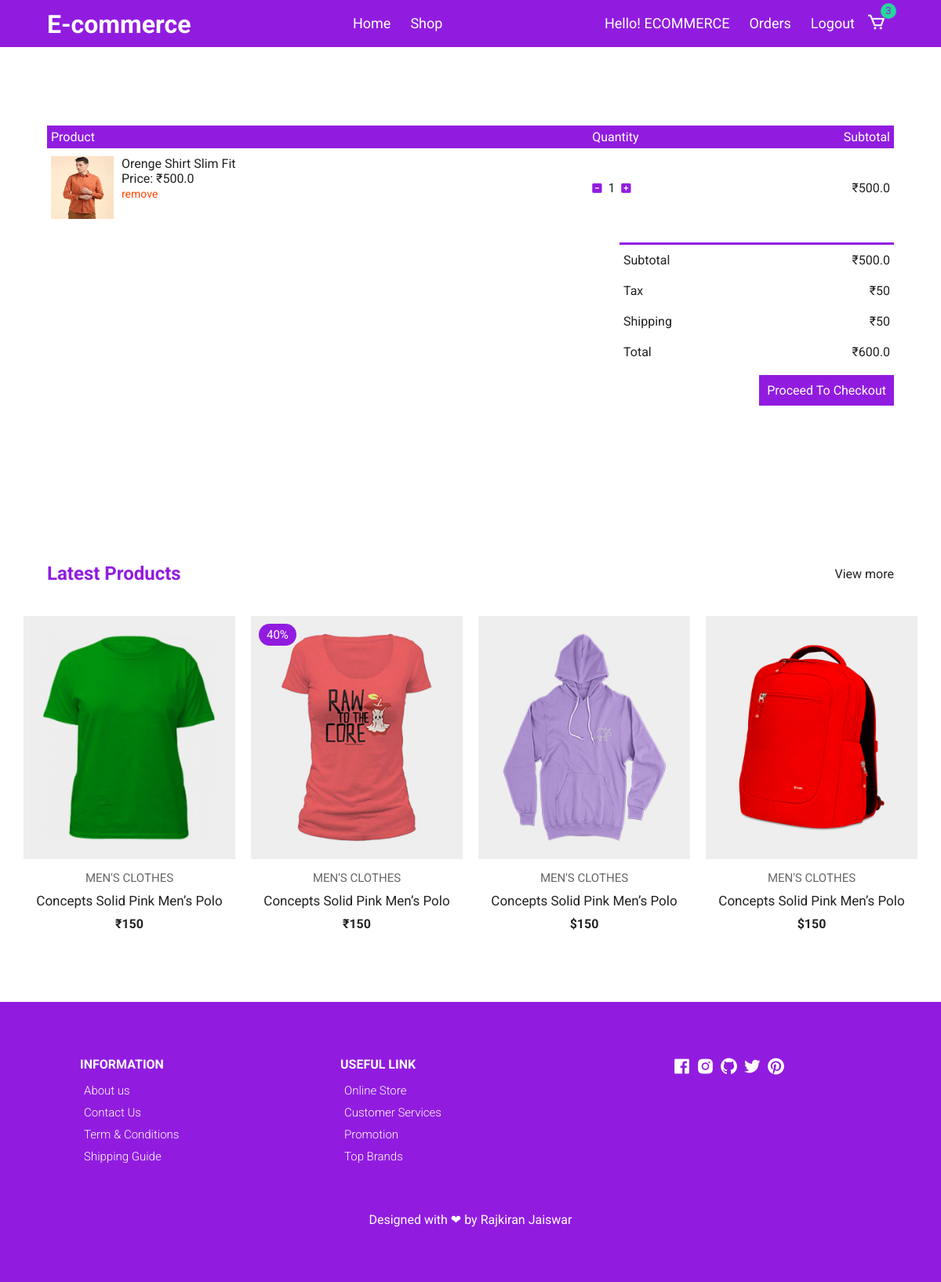
The app's page /cart (signed in) with its own data.
### myapp/models.py (models this page shows, shortened)
class CartModel(models.Model):
    user = models.ForeignKey(User, on_delete=models.CASCADE)
    product = models.ForeignKey(ProductModel, on_delete=models.CASCADE)
    quantity = models.PositiveIntegerField(default=1)

class ProductModel(models.Model):
    title = models.CharField(max_length=100)
    price = models.FloatField()
    size = models.CharField(max_length=50)
    description = models.TextField()
    brand = models.CharField(max_length=100)
    category = models.CharField(choices=CATEGORY_CHOICES ,max_length=5)
    product_image = models.ImageField(upload_to='productimg')

### myapp/views.py (the view)
# urls.py: path('cart',views.cart,name='cart'),
def cart(request):
    if request.user.is_authenticated:
        user = request.user
        cart = CartModel.objects.filter(user=user)
        amt = 0.0
        shipping_amt = 50
        tax = 50
        total_amt = 0.0
        cart_product = [p for p in CartModel.objects.all() if p.user == user]
        if cart_product:
            for p in cart_product:
                temp_amt = (p.quantity * p.product.price)
                amt += temp_amt
                total_amt = amt + shipping_amt + tax
            return render(request,'cart.html',{'cart':cart,'total_amt':total_amt,'amt':amt})
        else:
            return render(request,'emptycart.html')

### templates/cart.html (shortened to what this page needs)
{% include 'header.html' %}
{% block content %}
    <div class="container cart">
      <table>
        <tr>
          <th>Product</th>
          <th>Quantity</th>
          <th>Subtotal</th>
        </tr>
        {% for i in cart %}
        <tr>
          <td>
            <div class="cart-info">
              <img src="{{i.product.product_image.url}}" alt="" />
              <div>
                <p>{{i.product.title}}</p>
                <span>Price: ₹{{i.product.price}}</span> <br />
                <a href="cart_delete/{{i.id}}">remove</a>
              </div>
            </div>
          </td>
          <td><a class="minus" href="" style='color:#911cdf;'><i class="fa-solid fa-square-minus"></a></i>&nbsp;&nbsp;{{i.quantity}}&nbsp;&nbsp;<a class="plus" href="" style='color:#911cdf;' pid="{{i.product.id}}"><i class="fa-solid fa-square-plus"></i></a></td>
          <td>₹{{i.product.price}}</td>
        </tr>
        {% endfor %}
      </table>
      <div class="total-price">
        <table>
          <tr>
            <td>Subtotal</td>
            <td>₹{{amt}}</td>
          </tr>
          <tr>
            <td>Tax</td>
            <td>₹50</td>
          </tr>
          <tr>
            <td>Shipping</td>
            <td>₹50</td>
          </tr>
          <tr>
            <td>Total</td>
            <td>₹{{total_amt}}</td>
          </tr>
        </table>
        <a href="checkout" class="checkout btn">Proceed To Checkout</a>
      </div>
    </div>
    <section class="section featured">
      <div class="top container">
        <h1>Latest Products</h1>
        <a href="#" class="view-more">View more</a>
      </div>
      <div class="product-center container">
        <div class="product-item">
          <div class="overlay">
            <a href="" class="product-thumb">
              <img src="static/images/product-6.jpg" alt="" />
            </a>
          </div>
          <div class="product-info">
            <span>MEN'S CLOTHES</span>
            <a href="">Concepts Solid Pink Men’s Polo</a>
            <h4>₹150</h4>
          </div>
          <ul class="icons">
          </ul>
        </div>
        <div class="product-item">
          <div class="overlay">
            <a href="" class="product-thumb">
              <img src="static/images/product-1.jpg" alt="" />
            </a>
            <span class="discount">40%</span>
          </div>
          <div class="product-info">
            <span>MEN'S CLOTHES</span>
            <a href="">Concepts Solid Pink Men’s Polo</a>
            <h4>₹150</h4>
          </div>
          <ul class="icons">
          </ul>
        </div>
        <div class="product-item">
          <div class="overlay">
            <a href="" class="product-thumb">
              <img src="static/images/product-3.jpg" alt="" />
            </a>
          </div>
          <div class="product-info">
            <span>MEN'S CLOTHES</span>
            <a href="">Concepts Solid Pink Men’s Polo</a>
            <h4>$150</h4>
          </div>
          <ul class="icons">
          </ul>
        </div>
        <div class="product-item">
          <div class="overlay">
            <a href="" class="product-thumb">
              <img src="static/images/product-2.jpg" alt="" />
            </a>
          </div>
          <div class="product-info">
            <span>MEN'S CLOTHES</span>
            <a href="">Concepts Solid Pink Men’s Polo</a>
            <h4>$150</h4>
          </div>
          <ul class="icons">
          </ul>
        </div>
      </div>
    </section>
{% endblock %}
{% include 'footer.html' %}

### templates/header.html (shortened to what this page needs)
{% load static %}
<!DOCTYPE html>
<html lang="en">
  <head>
    <link
      href="https://unpkg.com/boxicons@2.0.7/css/boxicons.min.css"
      rel="stylesheet"
    />
    <link rel="stylesheet" href="https://cdnjs.cloudflare.com/ajax/libs/font-awesome/6.2.1/css/all.min.css" />
    <link rel="stylesheet" href="https://cdnjs.cloudflare.com/ajax/libs/Glide.js/3.4.1/css/glide.core.css">
    <link rel="stylesheet" href="https://cdnjs.cloudflare.com/ajax/libs/Glide.js/3.4.1/css/glide.theme.css">
    <link rel="stylesheet" href="/static/css/styles.css" />
    <link rel="stylesheet" href="/static/css/checkout.css" />
  </head>
  <body>
    <header class="header" id="header">
      <div class="navigation">
        <div class="nav-center container d-flex">
          <a href="/" class="logo"><h1>E-commerce</h1></a>
            <ul class="nav-list d-flex">
              <li class="nav-item">
                <a href="/" class="nav-link">Home</a>
              </li>
              <li class="nav-item">
                <a href="{% url 'menswear' %}" class="nav-link">Shop</a>
              </li>
            </ul>
          {% if user.is_authenticated %}
          <div class="icons d-flex">
            <li class="nav-item">
              <a href="{% url "profile" %}" class="nav-link">Hello! {{request.user | upper}}</a>
            </li>
            <li class="nav-item">
              <a href="{% url 'order' %}" class="nav-link">Orders</a>
            </li>
            <li class="nav-item">
              <a href="{% url 'logout' %}" class="nav-link">Logout</a>
            </li>
            <a href="{% url 'cart' %}" class="icon">
              <i class="bx bx-cart"></i>
              <span class="d-flex">3</span>
            </a>
          </div>
            {% else %}
            <div class="icons d-flex">
              <li class="nav-item">
                <a href="{% url 'login' %}" class="nav-link">Login</a>
              </li>
            </div>
          {% endif %}
        </div>
      </div>
  </body>
</html>

### static/css/styles.css (style rules this page uses)
:root { --white: #fff; --black: #222; --green: #911cdf; --grey1: #f0f0f0; --grey2: #edc6ff; }
*, *::before, *::after { margin: 0; padding: 0; box-sizing: inherit; }
html { box-sizing: border-box; font-size: 62.5%; }
body { font-family: 'Roboto', sans-serif; font-size: 1.6rem; background-color: var(--white); color: var(--black); font-weight: 400; font-style: normal; }
a { text-decoration: none; color: var(--black); }
li { list-style: none; }
.container { max-width: 114rem; margin: 0 auto; padding: 0 3rem; }
.d-flex { display: flex; align-items: center; }
.header { min-height: 100vh; }
.navigation { height: 6rem; line-height: 6rem; background-color: var(--green); }
.nav-center { justify-content: space-between; }
.nav-center .nav-item:not(:last-child) { margin-right: 0.5rem; }
.navigation .nav-center h1 { color: var(--white); }
.nav-center .nav-link { font-size: 1.8rem; margin-left: 2rem; color: var(--white); position: relative; }
.nav-center a:after { content: ""; position: absolute; background-color: #ffffff; height: 1px; width: 0; left: 0; bottom: -1px; transition: 0.4s; }
.icon { cursor: pointer; font-size: 2.5rem; padding: 0 1rem; color: white; position: relative; }
.icon span { position: absolute; top: 3px; right: -3px; background-color: rgb(39, 214, 156); color: var(--green); border-radius: 50%; font-size: 1.3rem; height: 2rem; width: 2rem; justify-content: center; }
.section { padding: 10rem 0 5rem 0; overflow: hidden; }
.product-center { display: flex; align-items: center; justify-content: center; flex-wrap: wrap; max-width: 120rem; margin: 0 auto; padding: 0 2rem; }
.product-item { position: relative; width: 27rem; margin: 0 auto; margin-bottom: 3rem; }
.product-thumb img { width: 100%; height: 31rem; object-fit: cover; transition: all 500ms linear; }
.product-info { padding: 1rem; text-align: center; }
.product-info span { display: inline-block; font-size: 1.5rem; color: #666; margin-bottom: 1rem; }
.product-info a { font-size: 1.7rem; display: block; margin-bottom: 1rem; transition: all 300ms ease; }
.product-item .icons { position: absolute; left: 50%; top: 35%; transform: translateX(-50%); display: flex; align-items: center; }
.product-item .overlay { position: relative; overflow: hidden; cursor: pointer; width: 100%; }
.product-item .overlay::after { content: ''; top: 0; left: 0; width: 100%; height: 100%; background-color: rgba(0, 0, 0, 0.473); visibility: hidden; opacity: 0; transition: 300ms ease-out; }
.product-item .discount { position: absolute; top: 1rem; left: 1rem; background-color: var(--green); padding: 0.5rem 1rem; color: var(--white); border-radius: 2rem; font-size: 1.5rem; }
.section .top { display: flex; align-items: center; justify-content: space-between; margin-bottom: 4rem; }
.section .top h1 { color: var(--green); }
.cart { margin: 10rem auto; }
table { width: 100%; border-collapse: collapse; }
.cart-info { display: flex; flex-wrap: wrap; }
th { text-align: left; padding: 0.5rem; color: #fff; background-color: var(--green); font-weight: normal; }
td { padding: 1rem 0.5rem; }
td a { color: orangered; font-size: 1.4rem; }
td img { width: 8rem; height: 8rem; margin-right: 1rem; }
.total-price { display: flex; align-items: flex-end; flex-direction: column; margin-top: 2rem; }
.total-price table { border-top: 3px solid var(--green); width: 100%; max-width: 35rem; }
td:last-child { text-align: right; }
th:last-child { text-align: right; }
.checkout { display: inline-block; background-color: var(--green); color: white; padding: 1rem; margin-top: 1rem; }

### records on screen
CartModel: product.product_image (picture), product "Orenge Shirt Slim Fit", product.price "500.0", quantity "1"

### other values on screen
{{ request.user | upper }} "ECOMMERCE"
{{ amt }} "500.0"
{{ total_amt }} "600.0"
